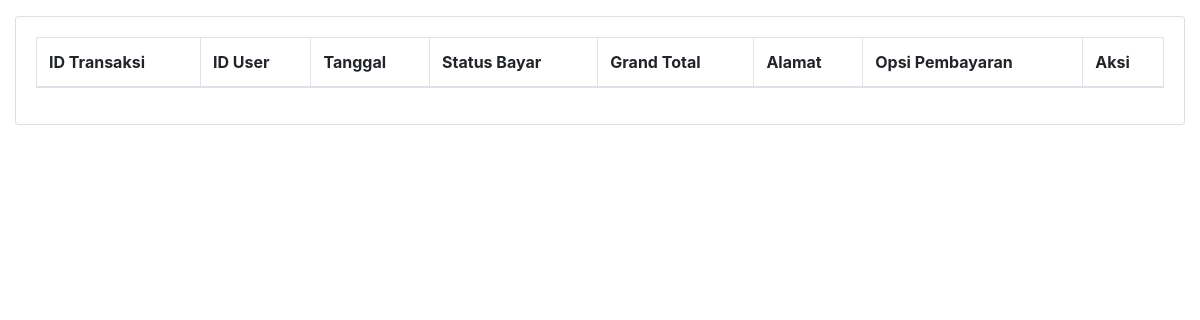
The page /WEB_NF/admin/tabel-transaksi.php on the database as committed earlier.
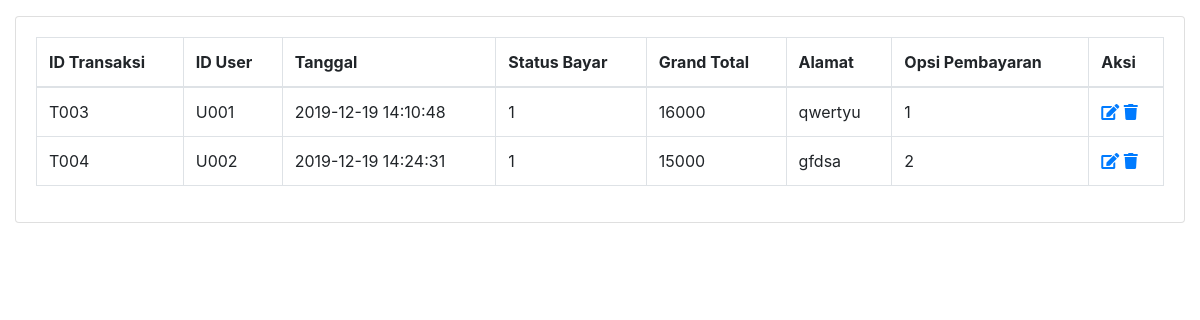
The same page on the database as committed later.
### tables this page shows
CREATE TABLE `transaksi` (
  `ID_TRANSAKSI` varchar(5) NOT NULL,
  `ID_USER` varchar(5) NOT NULL,
  `TANGGAL_TRANSAKSI` datetime DEFAULT NULL,
  `STATUS_BAYAR` int(3) DEFAULT NULL COMMENT '1. Sudah Bayar, 2. Belum Bayar',
  `GRAND_TOTAL` int(11) DEFAULT NULL,
  `ALAMAT_PENGIRIMAN` varchar(100) DEFAULT NULL,
  `OPSI_PEMBAYARAN` int(1) NOT NULL COMMENT '1. Transfer, 2. Cash'
);

### WEB_NF/admin/tabel-transaksi.php (the view, shortened to what this page needs)
<?php
include "koneksi.php";
?>
<!DOCTYPE html>
<html lang="en">
<head>
  <link href="vendor/fontawesome-free/css/all.min.css" rel="stylesheet" type="text/css">
  <link href="vendor/datatables/dataTables.bootstrap4.css" rel="stylesheet">
  <link href="css/sb-admin.css" rel="stylesheet">
</head>
<body id="page-top">
  <div id="wrapper">
    <div id="content-wrapper">
      <div class="container-fluid">
        <div class="card mb-3">
          <div class="card-body">
            <div class="table-responsive">
              <table class="table table-bordered" id="dataTable" width="100%" cellspacing="0">
                <thead>
                  <tr>
                    <th>ID Transaksi</th>
                    <th>ID User</th>
                    <th>Tanggal</th>
                    <th>Status Bayar</th>
                    <th>Grand Total</th>
                    <th>Alamat</th>
                    <th>Opsi Pembayaran</th>
                    <th>Aksi</th>
                  </tr>
                </thead>
                <tbody>
                  <?php
                  $sql = $conn->query("SELECT * FROM transaksi");
                  while ($data = $sql->fetch_assoc()) {
                  ?>
                    <tr>
                      <td><?php echo $data['ID_TRANSAKSI']; ?></td>
                      <td><?php echo $data['ID_USER']; ?></td>
                      <td><?php echo $data['TANGGAL_TRANSAKSI']; ?></td>
                      <td><?php echo $data['STATUS_BAYAR']; ?></td>
                      <td><?php echo $data['GRAND_TOTAL']; ?></td>
                      <td><?php echo $data['ALAMAT_PENGIRIMAN']; ?></td>
                      <td><?php echo $data['OPSI_PEMBAYARAN']; ?></td>
                      <td>
                        <a href="?page=transaksi&aksi=edit-transaksi&id=<?php echo $data['ID_TRANSAKSI']; ?>" class="fas fa-edit"></a>
                        <a onclick="return confirm('Apakah Anda yakin untuk menghapus pesanan?')" href="hapus-transaksi.php?id=<?php echo $data['ID_TRANSAKSI']; ?>" class="fas fa-trash"></a>
                      </td>
                    </tr>
                  <?php   }
                  ?>
                </tbody>
              </table>
            </div>
          </div>
        </div>
      </div>
    </div>
  </div>
</body>
</html>

Rows that differ between the two databases and show on the page:
added transaksi: ID_TRANSAKSI "T003", ID_USER "U001", TANGGAL_TRANSAKSI "2019-12-19 14:10:48", STATUS_BAYAR "1", GRAND_TOTAL "16000", ALAMAT_PENGIRIMAN "qwertyu", OPSI_PEMBAYARAN "1"
added transaksi: ID_TRANSAKSI "T004", ID_USER "U002", TANGGAL_TRANSAKSI "2019-12-19 14:24:31", STATUS_BAYAR "1", GRAND_TOTAL "15000", ALAMAT_PENGIRIMAN "gfdsa", OPSI_PEMBAYARAN "2"
